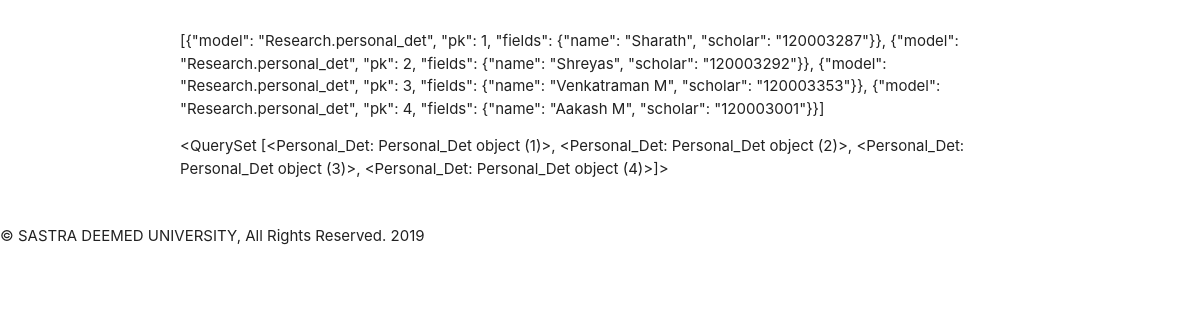
Before: /readj/ with the older database file.
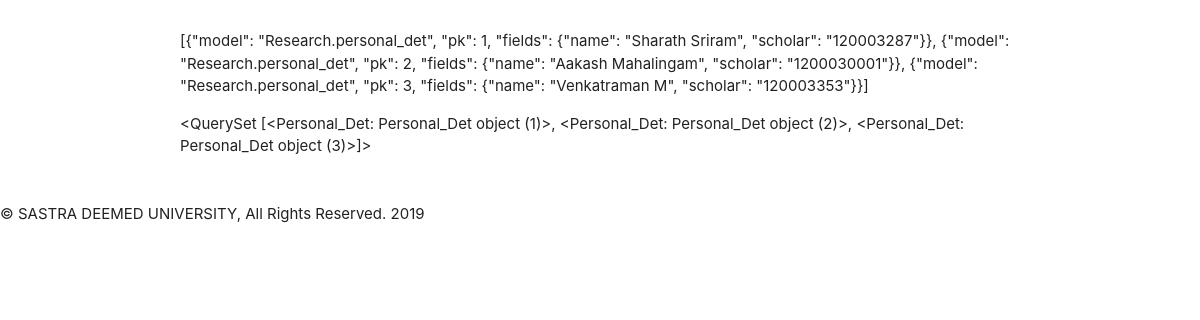
After: the same page with the newer database file.
### Research/models.py (models this page shows)
class Personal_Det(models.Model):
   name=models.CharField(max_length=50)
   scholar=models.OneToOneField(Scholar)
   email=models.EmailField()
   pemail=models.EmailField()
   category=models.CharField(max_length=10)
   school=models.CharField(max_length=30)
   phno=models.CharField(max_length=11)
   retitle=models.CharField(max_length=500)
   typet=models.CharField(max_length=30)
   regdate=models.CharField(max_length=10)
   sex=models.CharField(max_length=10)
   dob=models.CharField(max_length=10)
   supervisor=models.ForeignKey(Supervisor)
   institution=models.CharField(max_length=500)
   institution_ad=models.CharField(max_length=500)

### Research/views.py (the view)
# urls.py: url(r'^readj/', readj),
def readj(request):
  dbAAA=Announcement.objects.all()
  dbAA=Personal_Det.objects.all()
  dbA=serializers.serialize('json',dbAA,fields=("name","scholar"))
  return render(request,"index.html",{"dbA":dbA,"dbAA":dbAA})

### Templates/index.html (shortened to what this page needs)
<!DOCTYPE html>
<html>
<head>
	<link rel="stylesheet" href="https://cdnjs.cloudflare.com/ajax/libs/materialize/1.0.0/css/materialize.min.css">
</head>
<body>
  <section class="section">
    <div class="container">
          <p>{{dbA}}</p>
          <p>{{dbAA}}</p>
    </div>
  </section>
  <div class="footer">
    <p>&copy; SASTRA DEEMED UNIVERSITY, All Rights Reserved. 2019</p>
  </div>
</body>
{% load static %}
</html>

Changed rows visible on the page:
changed Personal_Det: id "…(2)>, <Personal_Det: Personal_Det object (3)>, <Personal_Det: Personal_Det object (4)>]>" → "<QuerySet [<Personal_Det: Personal_Det object (1)>, <Personal_Det: Personal_Det object (2)>, <Personal_Det: Personal_Det object (3)>]>"
Other visible differences:
{{ dbA }}: "…\"pk\": 1, \"fields\": {\"name\": \"Sharath\", \"scholar\": \"120003287\"}}, {\"model\": \"Research.personal_det\", \"pk\": 2, \"fields\": {\"name\": \"Shreyas\", \"scholar\": \"120003292\"}}, {\"model\": \"Research.personal_det\", \"pk\": 3, \"fields\": {\"name\": \"Venkatraman M\", \"scholar\": \"120003353\"}}, {\"model\": \"Research.personal_det\", \"pk\": 4, \"fields\": {\"name\": \"Aakash M\", \"scholar\": \"120003001\"}}]" → "…\"pk\": 1, \"fields\": {\"name\": \"Sharath Sriram\", \"scholar\": \"120003287\"}}, {\"model\": \"Research.personal_det\", \"pk\": 2, \"fields\": {\"name\": \"Aakash Mahalingam\", \"scholar\": \"1200030001\"}}, {\"model\": \"Research.personal_det\", \"pk\": 3, \"fields\": {\"name\": \"Venkatraman M\", \"scholar\": \"120003353\"}}]"
